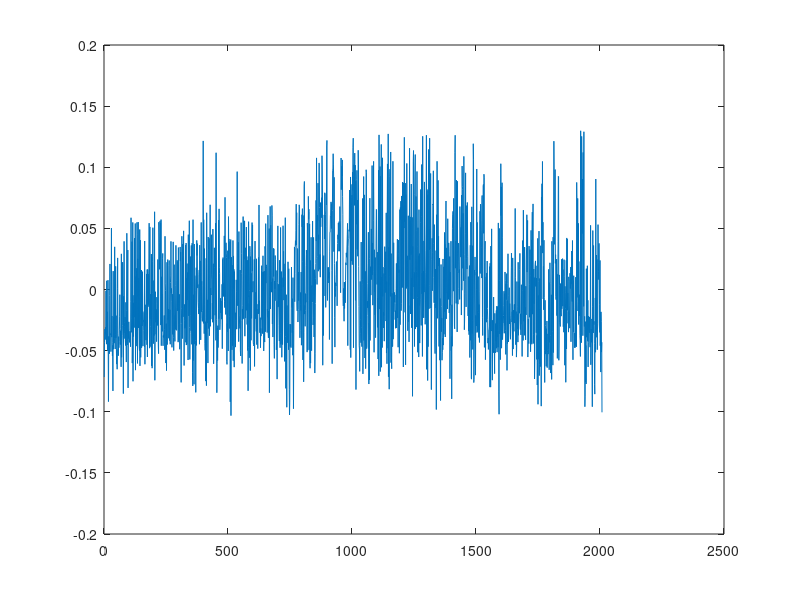

The MATLAB source for this figure: (Note: this script raises an error after producing the figure.)
clear
close all
load compEx1data.mat
notnan = isfinite(x{1}(1,:));
notnan = isfinite(x{2}(1,:)).*notnan;
x1 = x{1}(:,logical(notnan));
x2 = x{2}(:,logical(notnan));
mu = mean(x1, 2);
sigma = std(x1');
N1 = [1/sigma(1) 0 -(1/sigma(1))*mu(1);
    0 1/sigma(2) -(1/sigma(2))*mu(2);
    0 0 1];
senior_x1 = N1*x1;
mu = mean(x2, 2);
sigma = std(x2');
N2 = [1/sigma(1) 0 -(1/sigma(1))*mu(1);
    0 1/sigma(2) -(1/sigma(2))*mu(2);
    0 0 1];
senior_x2 = N2*x2;

M = zeros(length(x1), 9);
for i = 1:length(x1)
    M(i,1:3) = senior_x1(1,i)*[1 1 1].*senior_x2(:,i)';
    M(i,4:6) = senior_x1(2,i)*[1 1 1].*senior_x2(:,i)';
    M(i,7:9) = senior_x1(3,i)*[1 1 1].*senior_x2(:,i)';
end
[U,S,V] = svd(M);

lambda = S(9,9);
v = V(:,9);
senior_F = reshape(v,[3,3])';

[U,S,V] = svd(senior_F);
S(3,3) = 0;
senior_F = U*S*V';
F = N2'*senior_F*N1;

plot(diag(senior_x2'*senior_F*senior_x1));

l = F*x{1};
l = l ./ sqrt ( repmat ( l (1 ,:).^2 + l (2 ,:).^2 ,[3 1]));
rital(l(:,1))

